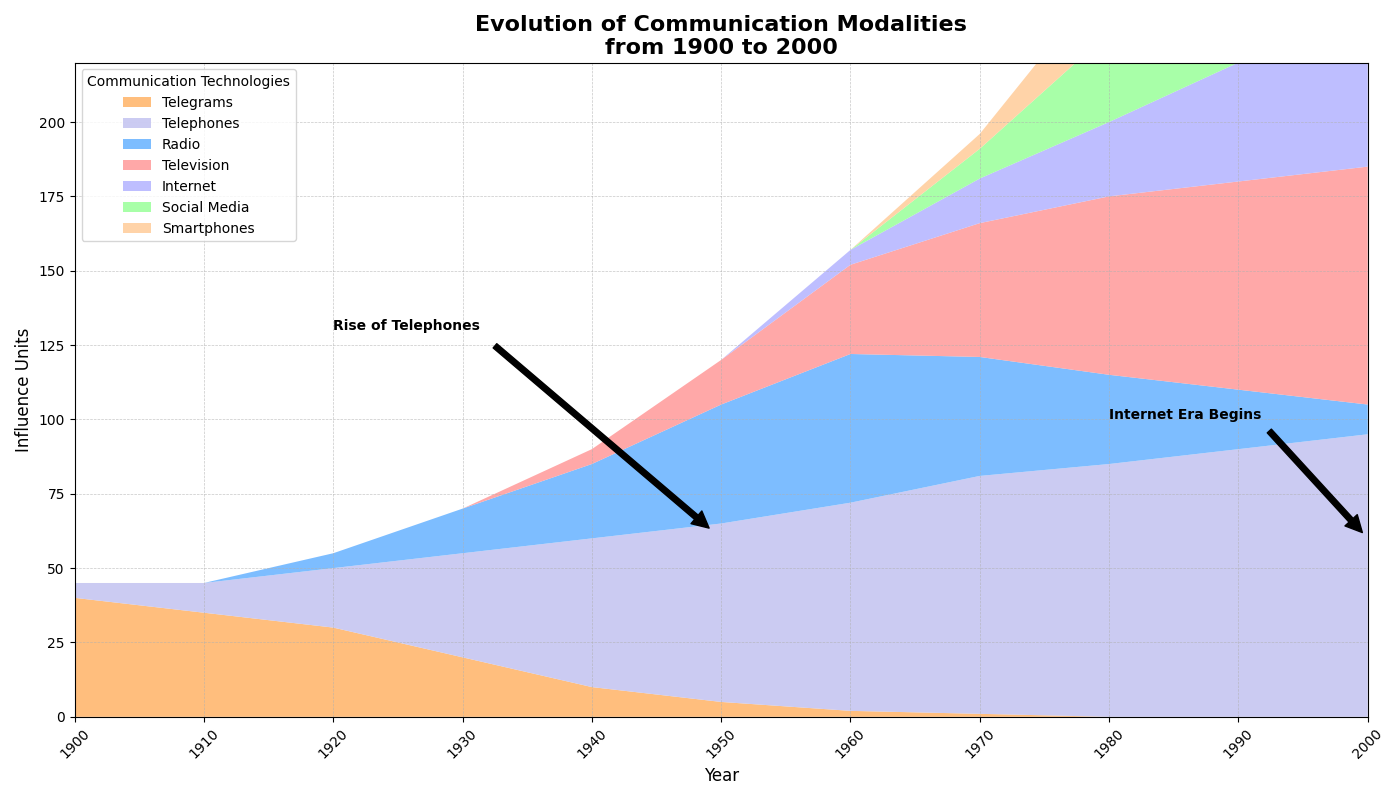

Write the Python code that produced this figure.
import matplotlib.pyplot as plt
import numpy as np

# Years from 1900 to 2000
years = np.arange(1900, 2010, 10)

# Influence units for communication technologies
telegrams = np.array([40, 35, 30, 20, 10, 5, 2, 1, 0, 0, 0])
telephones = np.array([5, 10, 20, 35, 50, 60, 70, 80, 85, 90, 95])
radio = np.array([0, 0, 5, 15, 25, 40, 50, 40, 30, 20, 10])
television = np.array([0, 0, 0, 0, 5, 15, 30, 45, 60, 70, 80])
internet = np.array([0, 0, 0, 0, 0, 0, 5, 15, 25, 40, 60])
social_media = np.array([0, 0, 0, 0, 0, 0, 0, 10, 30, 50, 70])
smartphones = np.array([0, 0, 0, 0, 0, 0, 0, 5, 20, 40, 65])

# Stack data including new series
data = np.array([telegrams, telephones, radio, television, internet, social_media, smartphones])

# Shuffle the colors manually
shuffled_colors = ['#ffb366', '#c2c2f0', '#66b2ff', '#ff9999', '#b3b3ff', '#99ff99', '#ffcc99']

# Plotting the stacked area chart
plt.figure(figsize=(14, 8))
plt.stackplot(years, data, labels=['Telegrams', 'Telephones', 'Radio', 'Television', 'Internet', 'Social Media', 'Smartphones'], 
              colors=shuffled_colors, alpha=0.85)

# Titles and labels
plt.title('Evolution of Communication Modalities\nfrom 1900 to 2000', fontsize=16, fontweight='bold')
plt.xlabel('Year', fontsize=12)
plt.ylabel('Influence Units', fontsize=12)
plt.xlim(years[0], years[-1])
plt.ylim(0, 220)

# Customizing the grid
plt.grid(True, linestyle='--', linewidth=0.5, alpha=0.7)

# Add legend
plt.legend(loc='upper left', fontsize=10, title="Communication Technologies")

# Rotating x-axis labels for better readability
plt.xticks(years, rotation=45)

# Adding annotations to highlight significant shifts in communication trends
plt.annotate('Rise of Telephones', xy=(1950, 60), xytext=(1920, 130),
             arrowprops=dict(facecolor='black', shrink=0.05), fontsize=10, fontweight='bold')
plt.annotate('Internet Era Begins', xy=(2000, 60), xytext=(1980, 100),
             arrowprops=dict(facecolor='black', shrink=0.05), fontsize=10, fontweight='bold')

# Automatically adjust layout for better visualization
plt.tight_layout()

# Show the plot
plt.show()
